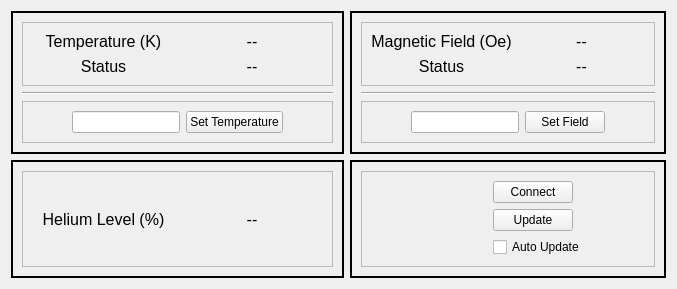
      <widget class="QWidget" name="tab_PPMS">
       <attribute name="title">
        <string>PPMS</string>
       </attribute>
       <layout class="QGridLayout" name="gridLayout_13">
        <item row="0" column="0">
         <widget class="QFrame" name="setTempFrame">
          <property name="frameShape">
           <enum>QFrame::Panel</enum>
          </property>
          <property name="frameShadow">
           <enum>QFrame::Plain</enum>
          </property>
          <property name="lineWidth">
           <number>2</number>
          </property>
          <layout class="QVBoxLayout" name="verticalLayout_5">
           <item>
            <widget class="QFrame" name="frame_3">
             <property name="frameShape">
              <enum>QFrame::StyledPanel</enum>
             </property>
             <property name="frameShadow">
              <enum>QFrame::Raised</enum>
             </property>
             <layout class="QGridLayout" name="gridLayout_14">
              <item row="0" column="0">
               <widget class="QLabel" name="TempValDescLbl">
                <property name="sizePolicy">
                 <sizepolicy hsizetype="Preferred" vsizetype="Preferred">
                  <horstretch>0</horstretch>
                  <verstretch>0</verstretch>
                 </sizepolicy>
                </property>
                <property name="font">
                 <font>
                  <pointsize>12</pointsize>
                 </font>
                </property>
                <property name="text">
                 <string>Temperature (K)</string>
                </property>
                <property name="alignment">
                 <set>Qt::AlignCenter</set>
                </property>
               </widget>
              </item>
              <item row="0" column="1">
               <widget class="QLabel" name="TempValLbl">
                <property name="font">
                 <font>
                  <pointsize>12</pointsize>
                 </font>
                </property>
                <property name="text">
                 <string>--</string>
                </property>
                <property name="alignment">
                 <set>Qt::AlignCenter</set>
                </property>
               </widget>
              </item>
              <item row="1" column="0">
               <widget class="QLabel" name="TempStateDescLbl">
                <property name="sizePolicy">
                 <sizepolicy hsizetype="Preferred" vsizetype="Preferred">
                  <horstretch>0</horstretch>
                  <verstretch>0</verstretch>
                 </sizepolicy>
                </property>
                <property name="font">
                 <font>
                  <pointsize>12</pointsize>
                 </font>
                </property>
                <property name="text">
                 <string>Status</string>
                </property>
                <property name="alignment">
                 <set>Qt::AlignCenter</set>
                </property>
               </widget>
              </item>
              <item row="1" column="1">
               <widget class="QLabel" name="TempStateLbl">
                <property name="font">
                 <font>
                  <pointsize>12</pointsize>
                 </font>
                </property>
                <property name="text">
                 <string>--</string>
                </property>
                <property name="alignment">
                 <set>Qt::AlignCenter</set>
                </property>
               </widget>
              </item>
             </layout>
            </widget>
           </item>
           <item>
            <widget class="Line" name="line">
             <property name="orientation">
              <enum>Qt::Horizontal</enum>
             </property>
            </widget>
           </item>
           <item>
            <widget class="QFrame" name="frame_8">
             <property name="frameShape">
              <enum>QFrame::StyledPanel</enum>
             </property>
             <property name="frameShadow">
              <enum>QFrame::Raised</enum>
             </property>
             <layout class="QHBoxLayout" name="horizontalLayout_10">
              <item>
               <spacer name="horizontalSpacer_14">
                <property name="orientation">
                 <enum>Qt::Horizontal</enum>
                </property>
                <property name="sizeHint" stdset="0">
                 <size>
                  <width>40</width>
                  <height>20</height>
                 </size>
                </property>
               </spacer>
              </item>
              <item>
               <widget class="QLineEdit" name="SetTempLineEdit"/>
              </item>
              <item>
               <widget class="QPushButton" name="SetTempBtn">
                <property name="text">
                 <string>Set Temperature</string>
                </property>
               </widget>
              </item>
              <item>
               <spacer name="horizontalSpacer_15">
                <property name="orientation">
                 <enum>Qt::Horizontal</enum>
                </property>
                <property name="sizeHint" stdset="0">
                 <size>
                  <width>40</width>
                  <height>20</height>
                 </size>
                </property>
               </spacer>
              </item>
             </layout>
            </widget>
           </item>
          </layout>
         </widget>
        </item>
        <item row="0" column="1">
         <widget class="QFrame" name="SetFieldFrame">
          <property name="frameShape">
           <enum>QFrame::Panel</enum>
          </property>
          <property name="frameShadow">
           <enum>QFrame::Plain</enum>
          </property>
          <property name="lineWidth">
           <number>2</number>
          </property>
          <layout class="QVBoxLayout" name="verticalLayout_6">
           <item>
            <widget class="QFrame" name="frame_4">
             <property name="frameShape">
              <enum>QFrame::StyledPanel</enum>
             </property>
             <property name="frameShadow">
              <enum>QFrame::Raised</enum>
             </property>
             <layout class="QGridLayout" name="gridLayout_15">
              <item row="0" column="0">
               <widget class="QLabel" name="FieldValDesclbl">
                <property name="sizePolicy">
                 <sizepolicy hsizetype="Preferred" vsizetype="Preferred">
                  <horstretch>0</horstretch>
                  <verstretch>0</verstretch>
                 </sizepolicy>
                </property>
                <property name="font">
                 <font>
                  <pointsize>12</pointsize>
                 </font>
                </property>
                <property name="text">
                 <string>Magnetic Field (Oe)</string>
                </property>
                <property name="alignment">
                 <set>Qt::AlignCenter</set>
                </property>
               </widget>
              </item>
              <item row="0" column="1">
               <widget class="QLabel" name="FieldValLbl">
                <property name="font">
                 <font>
                  <pointsize>12</pointsize>
                 </font>
                </property>
                <property name="text">
                 <string>--</string>
                </property>
                <property name="alignment">
                 <set>Qt::AlignCenter</set>
                </property>
               </widget>
              </item>
              <item row="1" column="1">
               <widget class="QLabel" name="FieldStateLbl">
                <property name="font">
                 <font>
                  <pointsize>12</pointsize>
                 </font>
                </property>
                <property name="text">
                 <string>--</string>
                </property>
                <property name="alignment">
                 <set>Qt::AlignCenter</set>
                </property>
               </widget>
              </item>
              <item row="1" column="0">
               <widget class="QLabel" name="FieldStateDescLbl">
                <property name="sizePolicy">
                 <sizepolicy hsizetype="Preferred" vsizetype="Preferred">
                  <horstretch>0</horstretch>
                  <verstretch>0</verstretch>
                 </sizepolicy>
                </property>
                <property name="font">
                 <font>
                  <pointsize>12</pointsize>
                 </font>
                </property>
                <property name="text">
                 <string>Status</string>
                </property>
                <property name="alignment">
                 <set>Qt::AlignCenter</set>
                </property>
               </widget>
              </item>
             </layout>
            </widget>
           </item>
           <item>
            <widget class="Line" name="line_2">
             <property name="orientation">
              <enum>Qt::Horizontal</enum>
             </property>
            </widget>
           </item>
           <item>
            <widget class="QFrame" name="frame_9">
             <property name="frameShape">
              <enum>QFrame::StyledPanel</enum>
             </property>
             <property name="frameShadow">
              <enum>QFrame::Raised</enum>
             </property>
             <layout class="QHBoxLayout" name="horizontalLayout_11">
              <item>
               <spacer name="horizontalSpacer_12">
                <property name="orientation">
                 <enum>Qt::Horizontal</enum>
                </property>
                <property name="sizeHint" stdset="0">
                 <size>
                  <width>40</width>
                  <height>20</height>
                 </size>
                </property>
               </spacer>
              </item>
              <item>
               <widget class="QLineEdit" name="SetFieldLineEdit"/>
              </item>
              <item>
               <widget class="QPushButton" name="SetFieldBtn">
                <property name="text">
                 <string>Set Field</string>
                </property>
               </widget>
              </item>
              <item>
               <spacer name="horizontalSpacer_13">
                <property name="orientation">
                 <enum>Qt::Horizontal</enum>
                </property>
                <property name="sizeHint" stdset="0">
                 <size>
                  <width>40</width>
                  <height>20</height>
                 </size>
                </property>
               </spacer>
              </item>
             </layout>
            </widget>
           </item>
          </layout>
         </widget>
        </item>
        <item row="1" column="0">
         <widget class="QFrame" name="HeliumLevelFrame">
          <property name="frameShape">
           <enum>QFrame::Panel</enum>
          </property>
          <property name="frameShadow">
           <enum>QFrame::Plain</enum>
          </property>
          <property name="lineWidth">
           <number>2</number>
          </property>
          <layout class="QVBoxLayout" name="verticalLayout_7">
           <item>
            <widget class="QFrame" name="frame_10">
             <property name="frameShape">
              <enum>QFrame::StyledPanel</enum>
             </property>
             <property name="frameShadow">
              <enum>QFrame::Raised</enum>
             </property>
             <layout class="QGridLayout" name="gridLayout_16">
              <item row="0" column="0">
               <widget class="QLabel" name="LevelValDescLbl">
                <property name="font">
                 <font>
                  <pointsize>12</pointsize>
                 </font>
                </property>
                <property name="text">
                 <string>Helium Level (%)</string>
                </property>
                <property name="alignment">
                 <set>Qt::AlignCenter</set>
                </property>
               </widget>
              </item>
              <item row="0" column="1">
               <widget class="QLabel" name="LevelValLbl">
                <property name="font">
                 <font>
                  <pointsize>12</pointsize>
                 </font>
                </property>
                <property name="text">
                 <string>--</string>
                </property>
                <property name="alignment">
                 <set>Qt::AlignCenter</set>
                </property>
               </widget>
              </item>
             </layout>
            </widget>
           </item>
          </layout>
         </widget>
        </item>
        <item row="1" column="1">
         <widget class="QFrame" name="UpdateBtnFrame">
          <property name="frameShape">
           <enum>QFrame::Panel</enum>
          </property>
          <property name="frameShadow">
           <enum>QFrame::Plain</enum>
          </property>
          <property name="lineWidth">
           <number>2</number>
          </property>
          <layout class="QVBoxLayout" name="verticalLayout_4">
           <item>
            <widget class="QFrame" name="frame_14">
             <property name="sizePolicy">
              <sizepolicy hsizetype="Minimum" vsizetype="Minimum">
               <horstretch>0</horstretch>
               <verstretch>0</verstretch>
              </sizepolicy>
             </property>
             <property name="frameShape">
              <enum>QFrame::StyledPanel</enum>
             </property>
             <property name="frameShadow">
              <enum>QFrame::Raised</enum>
             </property>
             <layout class="QGridLayout" name="gridLayout_18">
              <item row="1" column="0">
               <spacer name="horizontalSpacer_20">
                <property name="orientation">
                 <enum>Qt::Horizontal</enum>
                </property>
                <property name="sizeHint" stdset="0">
                 <size>
                  <width>122</width>
                  <height>20</height>
                 </size>
                </property>
               </spacer>
              </item>
              <item row="1" column="1">
               <widget class="QPushButton" name="PPMSUpdateBtn">
                <property name="sizePolicy">
                 <sizepolicy hsizetype="Fixed" vsizetype="Fixed">
                  <horstretch>0</horstretch>
                  <verstretch>0</verstretch>
                 </sizepolicy>
                </property>
                <property name="text">
                 <string>Update</string>
                </property>
               </widget>
              </item>
              <item row="0" column="1">
               <widget class="QPushButton" name="PPMSConnectBtn">
                <property name="sizePolicy">
                 <sizepolicy hsizetype="Fixed" vsizetype="Fixed">
                  <horstretch>0</horstretch>
                  <verstretch>0</verstretch>
                 </sizepolicy>
                </property>
                <property name="text">
                 <string>Connect</string>
                </property>
               </widget>
              </item>
              <item row="2" column="1">
               <widget class="QCheckBox" name="PPMSAutoUpdateBtn">
                <property name="text">
                 <string>Auto Update</string>
                </property>
               </widget>
              </item>
              <item row="1" column="2">
               <spacer name="horizontalSpacer_19">
                <property name="orientation">
                 <enum>Qt::Horizontal</enum>
                </property>
                <property name="sizeHint" stdset="0">
                 <size>
                  <width>40</width>
                  <height>20</height>
                 </size>
                </property>
               </spacer>
              </item>
             </layout>
            </widget>
           </item>
          </layout>
         </widget>
        </item>
       </layout>
      </widget>
